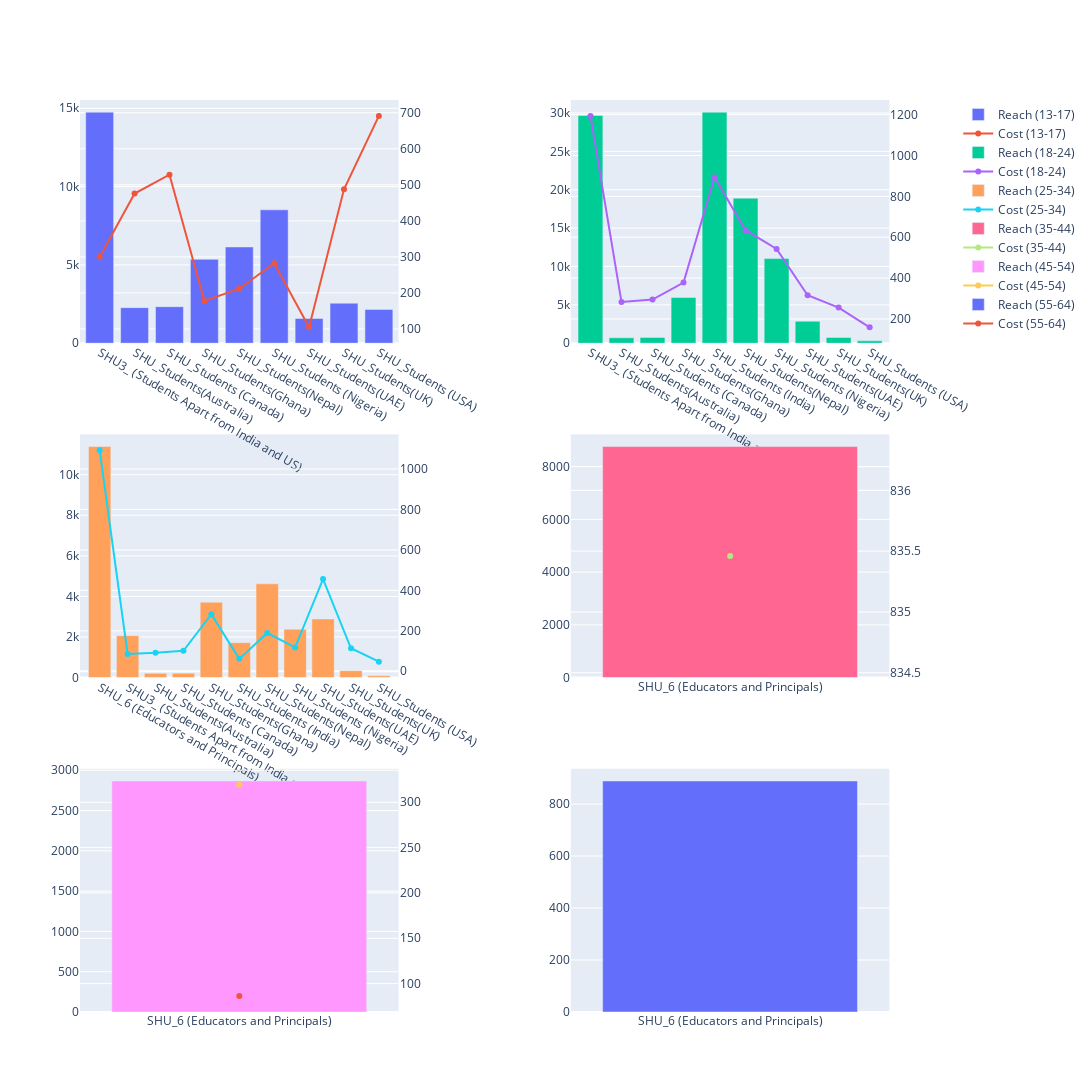

The notebook cell this image was saved under:
### Code cell
fig = make_subplots(rows=3, cols=2, specs=[[{"secondary_y": True}, {'secondary_y': True}], [{"secondary_y": True}, {"secondary_y": True}], [{"secondary_y": True}, {"secondary_y": True}]])
age = '13-17'
fig.add_trace(
    go.Bar(name= f'Reach ({age})', x= data[data['Age'] == age]['Campaign Name'], y= data[data['Age'] == age]['Reach']),
    row=1,
    col=1,
)
fig.add_trace(
    go.Scatter(name=f'Cost ({age})', x = data[data['Age'] == age]['Campaign Name'], y = data[data['Age'] == age]['Amount Spent in INR']),
    secondary_y= True,
    row=1,
    col=1,
)
age = '18-24'
fig.add_trace(
    go.Bar(name= f'Reach ({age})', x= data[data['Age'] == age]['Campaign Name'], y= data[data['Age'] == age]['Reach']),
    row=1,
    col=2,
)
fig.add_trace(
    go.Scatter(name=f'Cost ({age})', x = data[data['Age'] == age]['Campaign Name'], y = data[data['Age'] == age]['Amount Spent in INR']),
    secondary_y= True,
    row=1,
    col=2,
)
age = '25-34'
fig.add_trace(
    go.Bar(name= f'Reach ({age})', x= data[data['Age'] == age]['Campaign Name'], y= data[data['Age'] == age]['Reach']),
    row=2,
    col=1,
)
fig.add_trace(
    go.Scatter(name=f'Cost ({age})', x = data[data['Age'] == age]['Campaign Name'], y = data[data['Age'] == age]['Amount Spent in INR']),
    secondary_y= True,
    row=2,
    col=1,
)
age = '35-44'
fig.add_trace(
    go.Bar(name= f'Reach ({age})', x= data[data['Age'] == age]['Campaign Name'], y= data[data['Age'] == age]['Reach']),
    row=2,
    col=2,
)
fig.add_trace(
    go.Scatter(name=f'Cost ({age})', x = data[data['Age'] == age]['Campaign Name'], y = data[data['Age'] == age]['Amount Spent in INR']),
    secondary_y= True,
    row=2,
    col=2,
)
age = '45-54'
fig.add_trace(
    go.Bar(name= f'Reach ({age})', x= data[data['Age'] == age]['Campaign Name'], y= data[data['Age'] == age]['Reach']),
    row=3,
    col=1,
)
fig.add_trace(
    go.Scatter(name=f'Cost ({age})', x = data[data['Age'] == age]['Campaign Name'], y = data[data['Age'] == age]['Amount Spent in INR']),
    secondary_y= True,
    row=3,
    col=1,
)
age = '55-64'
fig.add_trace(
    go.Bar(name= f'Reach ({age})', x= data[data['Age'] == age]['Campaign Name'], y= data[data['Age'] == age]['Reach']),
    row=3,
    col=2,
)
fig.add_trace(
    go.Scatter(name=f'Cost ({age})', x = data[data['Age'] == age]['Campaign Name'], y = data[data['Age'] == age]['Amount Spent in INR']),
    secondary_y= True,
    row=3,
    col=1,
)
fig.update_layout(width=1800, height=1500)
fig.show()

### Figure 1 — Plotly figure (JSON) as saved in the notebook; plotly's stock layout.template omitted (floating-point values rounded to 4 significant figures)
{"data": [{"name": "Reach (13-17)", "type": "bar", "x": ["SHU3_ (Students Apart from India and US)", "SHU_Students(Australia)", "SHU_Students (Canada)", "SHU_Students(Ghana)", "SHU_Students(Nepal)", "SHU_Students (Nigeria)", "SHU_Students(UAE)", "SHU_Students(UK)", "SHU_Students (USA)"], "xaxis": "x", "y": [14753, 2271, 2330, 5355, 6145, 8516, 1579, 2557, 2159], "yaxis": "y"}, {"name": "Cost (13-17)", "type": "scatter", "x": ["SHU3_ (Students Apart from India and US)", "SHU_Students(Australia)", "SHU_Students (Canada)", "SHU_Students(Ghana)", "SHU_Students(Nepal)", "SHU_Students (Nigeria)", "SHU_Students(UAE)", "SHU_Students(UK)", "SHU_Students (USA)"], "xaxis": "x", "y": [299.5, 475.9, 528.1, 177.5, 211.8, 282.2, 104.6, 487.5, 691.3], "yaxis": "y2"}, {"name": "Reach (18-24)", "type": "bar", "x": ["SHU3_ (Students Apart from India and US)", "SHU_Students(Australia)", "SHU_Students (Canada)", "SHU_Students(Ghana)", "SHU_Students (India)", "SHU_Students(Nepal)", "SHU_Students (Nigeria)", "SHU_Students(UAE)", "SHU_Students(UK)", "SHU_Students (USA)"], "xaxis": "x2", "y": [29675, 704, 759, 5952, 30110, 18900, 11027, 2862, 741, 305], "yaxis": "y3"}, {"name": "Cost (18-24)", "type": "scatter", "x": ["SHU3_ (Students Apart from India and US)", "SHU_Students(Australia)", "SHU_Students (Canada)", "SHU_Students(Ghana)", "SHU_Students (India)", "SHU_Students(Nepal)", "SHU_Students (Nigeria)", "SHU_Students(UAE)", "SHU_Students(UK)", "SHU_Students (USA)"], "xaxis": "x2", "y": [1194.0, 283.2, 294.8, 378.1, 894, 634.6, 542.7, 316.1, 255.6, 159.1], "yaxis": "y4"}, {"name": "Reach (25-34)", "type": "bar", "x": ["SHU_6 (Educators and Principals)", "SHU3_ (Students Apart from India and US)", "SHU_Students(Australia)", "SHU_Students (Canada)", "SHU_Students(Ghana)", "SHU_Students (India)", "SHU_Students(Nepal)", "SHU_Students (Nigeria)", "SHU_Students(UAE)", "SHU_Students(UK)", "SHU_Students (USA)"], "xaxis": "x3", "y": [11387, 2066, 212, 218, 3717, 1721, 4623, 2386, 2892, 338, 91], "yaxis": "y5"}, {"name": "Cost (25-34)", "type": "scatter", "x": ["SHU_6 (Educators and Principals)", "SHU3_ (Students Apart from India and US)", "SHU_Students(Australia)", "SHU_Students (Canada)", "SHU_Students(Ghana)", "SHU_Students (India)", "SHU_Students(Nepal)", "SHU_Students (Nigeria)", "SHU_Students(UAE)", "SHU_Students(UK)", "SHU_Students (USA)"], "xaxis": "x3", "y": [1092.0, 85.57, 91.66, 101.1, 282.2, 61.21, 188.8, 117.9, 455.5, 113.6, 47.26], "yaxis": "y6"}, {"name": "Reach (35-44)", "type": "bar", "x": ["SHU_6 (Educators and Principals)"], "xaxis": "x4", "y": [8761], "yaxis": "y7"}, {"name": "Cost (35-44)", "type": "scatter", "x": ["SHU_6 (Educators and Principals)"], "xaxis": "x4", "y": [835.5], "yaxis": "y8"}, {"name": "Reach (45-54)", "type": "bar", "x": ["SHU_6 (Educators and Principals)"], "xaxis": "x5", "y": [2867], "yaxis": "y9"}, {"name": "Cost (45-54)", "type": "scatter", "x": ["SHU_6 (Educators and Principals)"], "xaxis": "x5", "y": [319.4], "yaxis": "y10"}, {"name": "Reach (55-64)", "type": "bar", "x": ["SHU_6 (Educators and Principals)"], "xaxis": "x6", "y": [889], "yaxis": "y11"}, {"name": "Cost (55-64)", "type": "scatter", "x": ["SHU_6 (Educators and Principals)"], "xaxis": "x5", "y": [86.25], "yaxis": "y10"}], "layout": {"height": 1500, "width": 1800, "xaxis": {"anchor": "y", "domain": [0, 0.37]}, "xaxis2": {"anchor": "y3", "domain": [0.57, 0.94]}, "xaxis3": {"anchor": "y5", "domain": [0, 0.37]}, "xaxis4": {"anchor": "y7", "domain": [0.57, 0.94]}, "xaxis5": {"anchor": "y9", "domain": [0, 0.37]}, "xaxis6": {"anchor": "y11", "domain": [0.57, 0.94]}, "yaxis": {"anchor": "x", "domain": [0.7333, 1]}, "yaxis10": {"anchor": "x5", "overlaying": "y9", "side": "right"}, "yaxis11": {"anchor": "x6", "domain": [0, 0.2667]}, "yaxis12": {"anchor": "x6", "overlaying": "y11", "side": "right"}, "yaxis2": {"anchor": "x", "overlaying": "y", "side": "right"}, "yaxis3": {"anchor": "x2", "domain": [0.7333, 1]}, "yaxis4": {"anchor": "x2", "overlaying": "y3", "side": "right"}, "yaxis5": {"anchor": "x3", "domain": [0.3667, 0.6333]}, "yaxis6": {"anchor": "x3", "overlaying": "y5", "side": "right"}, "yaxis7": {"anchor": "x4", "domain": [0.3667, 0.6333]}, "yaxis8": {"anchor": "x4", "overlaying": "y7", "side": "right"}, "yaxis9": {"anchor": "x5", "domain": [0, 0.2667]}}}
